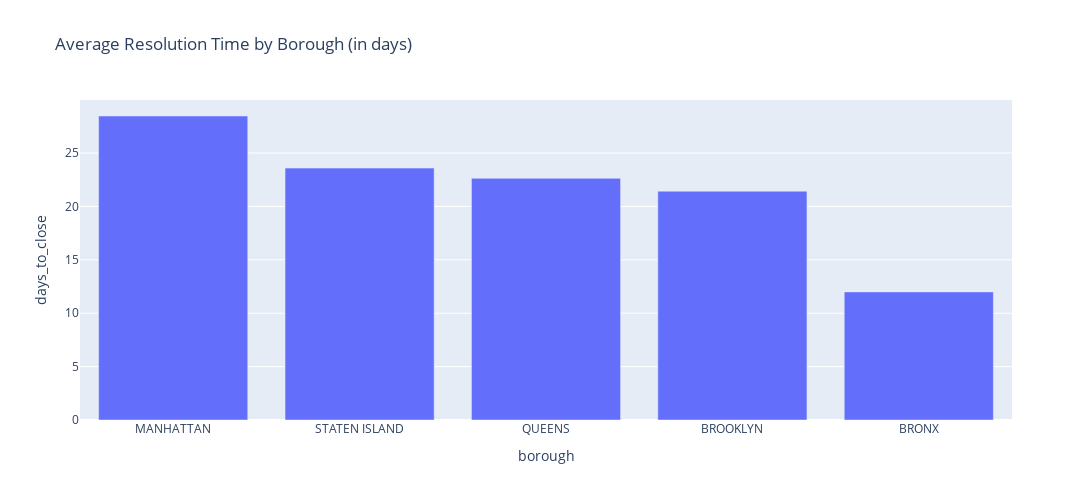

Notebook source saved alongside this figure:
### Markdown cell above
### resolution time by borough

### Code cell
condition = (

    (df['borough'].isin(['MANHATTAN', 'BRONX', 'BROOKLYN', 'QUEENS', 'STATEN ISLAND'])) &
    (df['status']== 'Closed')
)

resolution_time = df[condition].groupby('borough').agg({'days_to_close': 'mean'}).reset_index().sort_values(by='days_to_close', ascending=False)

fig = px.bar(
    resolution_time,
    x='borough',
    y='days_to_close',
    title='Average Resolution Time by Borough (in days)',
)
fig.update_layout(width=1200, height=500)

### Figure 1 — Plotly figure (JSON) as saved in the notebook; plotly's stock layout.template omitted (floating-point values rounded to 4 significant figures)
{"data": [{"hovertemplate": "borough=%{x}<br>days_to_close=%{y}<extra></extra>", "legendgroup": "", "marker": {"color": "#636efa", "pattern": {"shape": ""}}, "name": "", "orientation": "v", "showlegend": false, "textposition": "auto", "type": "bar", "x": ["MANHATTAN", "STATEN ISLAND", "QUEENS", "BROOKLYN", "BRONX"], "xaxis": "x", "y": [28.47, 23.59, 22.63, 21.43, 11.99], "yaxis": "y"}], "layout": {"barmode": "relative", "height": 500, "legend": {"tracegroupgap": 0}, "title": {"text": "Average Resolution Time by Borough (in days)"}, "width": 1200, "xaxis": {"anchor": "y", "domain": [0, 1], "title": {"text": "borough"}}, "yaxis": {"anchor": "x", "domain": [0, 1], "title": {"text": "days_to_close"}}}}
